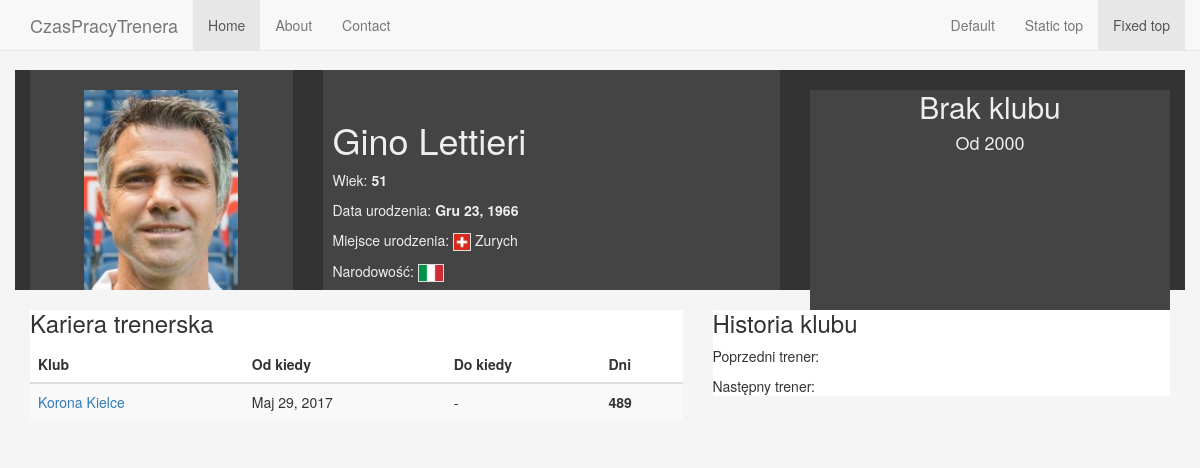
The app's page /m/5/ with its own data.
### managers/models.py (models this page shows, shortened)
class Manager(models.Model):
    country = models.ForeignKey(Country, null=True, blank=True, on_delete=models.SET_NULL)
    name_first = models.CharField(max_length=20)
    name_last = models.CharField(max_length=30)
    date_birth = models.DateField(null=True, blank=True)
    city_birth = models.ForeignKey(City, on_delete=models.SET_NULL, null=True, blank=True)
    slug = models.SlugField(max_length=55)
    photo = models.CharField(max_length=50, null=True, blank=True)

class City(models.Model):
    name_pl = models.CharField(max_length=50)
    country = models.ForeignKey(Country, on_delete=models.SET_NULL, null=True)

class Employment(models.Model):
    FIRST = '1st'
    ASSISTANT = '2nd'
    ROLE_CHOICES = (
        (FIRST, 'First'),
        (ASSISTANT, 'Assistant'),
    )
    manager = models.ForeignKey(Manager, on_delete=models.CASCADE)
    team = models.ForeignKey(Team, on_delete=models.CASCADE)
    date_start = models.DateField(null=True, blank=True, default=date.today)
    date_finish = models.DateField(null=True, blank=True)
    still_hired = models.BooleanField(null=False, blank=False, default=False)
    days_lasted = models.IntegerField(null=True, blank=True)
    role = models.CharField(max_length=3, choices=ROLE_CHOICES, default=FIRST)

class Team(models.Model):
    country = models.ForeignKey(Country, on_delete=models.SET_NULL, null=True)
    name_full = models.CharField(max_length=50)
    name_short = models.CharField(max_length=20)
    name_code = models.CharField(max_length=3, null=True, blank=True)
    icon_name = models.CharField(max_length=50, null=True, blank=True)

### managers/views.py (the view)
# urls.py: path('m/<int:manager_id>/', views.profile, name='profile'),
def profile(request, manager_id):
    person = get_object_or_404(Manager, pk=manager_id)
    age = floor((datetime.now().date() - person.date_birth).days/365.25)
    country = get_object_or_404(Country, pk=person.country_id)
    city = get_object_or_404(City, pk=person.city_birth_id)
    history = Employment.objects.filter(manager=manager_id).order_by('-still_hired', '-date_finish')
    for job in history:
        job.days = (date.today() - date(year=job.date_start.year, month=job.date_start.month, day=job.date_start.day)).days
    context = { 'person': person, 'nationality': country, 'history': history, 'city': city, 'age': age }
    return render(request, 'managers/profile.html', context)

### managers/templates/managers/profile.html (shortened to what this page needs)
{% extends "managers/base.html" %}
{% load static %}
{% block content %}
<div class="row">
  <div class="profile-titlebar row-eq-height">
    <div class="col-md-3">
      <div class="profile-img">
        {% with 'managers/photos/'|add:person.photo as photo %}
        <img src="{% static photo %}" alt="{{ person.name_last }}"/>
        {% endwith %}
      </div>
    </div>
    <div class="col-md-5">
      <div class="profile-head">
        <div class="profile-names">
          <h1>{{ person.name_first }} {{ person.name_last }}</h1>
        </div>
        <div class="profile-detailed">
          <p>Wiek: <strong> {{ age }}</strong></p>
          <p>Data urodzenia: <strong>{{ person.date_birth }}</strong></p>
          {% with 'managers/icons-country/'|add:city.country.icon_name as flag_static %}
          <p>Miejsce urodzenia:
              <a href="{% url 'managers:country' city.country.id %}"><img src="{% static flag_static %}" alt="{{ city.name_pl }}" class="flag18" /></a>
            {{ city.name_pl }}
          </p>
          {% endwith %}
          {% with 'managers/icons-country/'|add:nationality.icon_name as flag_static %}
          <p>Narodowość:
            <a href="{% url 'managers:country' nationality.id %}"><img src="{% static flag_static %}" alt="{{ nationality.name_pl }}" class="flag18" /> {{ country.name_pl }}</a>
          </p>
          {% endwith %}
        </div>
      </div>
    </div>
    <div class="col-md-4">
      <div class="profile-club" style="text-align: center;">
        {% if current_club %}
        <h2>{{ current_club }}</h2>
        <h4>Od 2000</h4>
        {% else %}
        <h2>Brak klubu</h2>
        <h4>Od 2000</h4>
        {% endif %}
      </div>
    </div>
  </div>
</div>
<div class="row">
  <div class="col-md-7">
      <div class="profile-main">
        <div class="profile-career">
          <h3>Kariera trenerska</h3>
          {% if history %}
            <table class="table table-striped">
              <thead><tr><th>Klub</th><th>Od kiedy</th><th>Do kiedy</th><th>Dni</th></tr></thead>
              <tbody>
            {% for club in history %}
              <tr>
                <td><a href="{% url 'managers:club' club.team.id %}">{{ club.team.name_full }}</a>{% if club.role != '1st' %} ({{ club.role }}){% endif %}</td>
                <td>{{ club.date_start }}</td>
                <td>{% if club.date_finish %}{{ club.date_finish }}{% else %} - {% endif %}</td>
                <td><b>{{ club.days }}</b></td>
              </tr>
            {% endfor %}
              </tbody>
            </table>
          {% else %}
            <p>Brak wpisów!</p>
          {% endif %}
        </div>
      </div>
  </div>
  <div class="col-md-5">
      <div class="profile-sidebar">
        <div class="profile-club-history">
          <h3>Historia klubu</h3>
          <p>Poprzedni trener: </p>
          <p>Następny trener: </p>
        </div>
      </div>
  </div>
</div>
{% endblock %}

### managers/static/managers/css/main.css (style rules this page uses)
body { min-height: 2000px; padding-top: 70px; background-color: whitesmoke; }
.profile-titlebar { height: 220px; background: #333; }
.profile-img, .profile-head, .profile-club { background: #444; color: #eee; height: 100%; }
.profile-img { padding-top: 20px; }
.profile-img img { display: block; margin: 0 auto 0 auto; height: 200px; }
.profile-head { padding: 50px 0 5px 10px; }
.profile-names h1 { margin: 0 0 10px 0; }
.profile-main { background: #fff; }
.profile-sidebar { background: #fff; }
.flag18 { border: 1px #ddd solid; height: 18px; }
.row-eq-height { display: -webkit-box; display: -webkit-flex; display: -ms-flexbox; display: flex; }

### records on screen
Manager: name_first "Gino", name_last "Lettieri", date_birth "Gru 23, 1966"
City: name_pl "Zurych"
Employment: team.name_full "Korona Kielce", date_start "Maj 29, 2017", days "489"

### other values on screen
{{ age }} "51"
